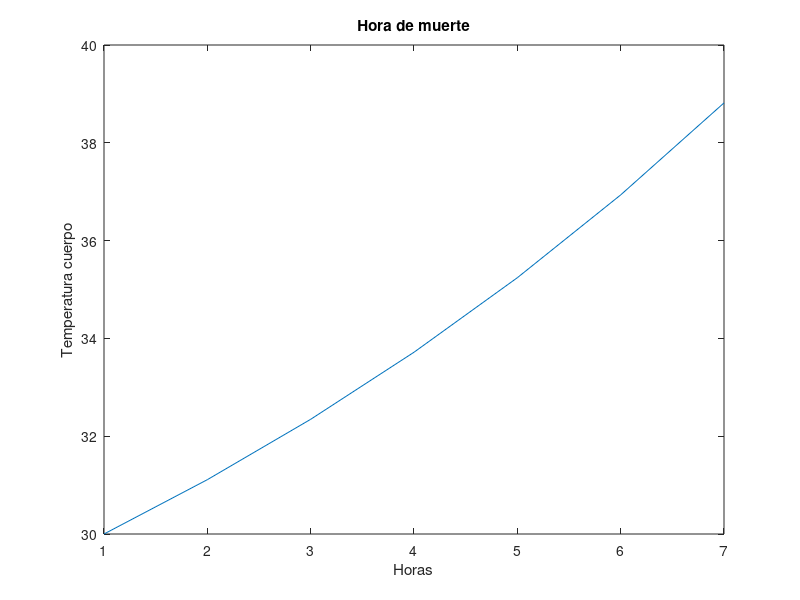

This figure's MATLAB source: (Note: this script raises an error after producing the figure.)

%============================Punto 1=======================================

clear,clc;

n=1; %Se asigna el inicio del tiempo

T=[30]; %Se guarda el T inicial en un vector. 

R=20; %Temperatura ambiente

T(n+1)=31.111;
%Temperatura después de una hora. 

k =(T(n+1)-T(1))/(R-T(1));
%Se despeja la constante k de la Ley de enfriamiento

while T(n)<37 %El ciclo sigue hasta que la T° del cuerpo sea igual a 37°
    T(n+1)=T(n)+(k*(R-T(n)));%Ley enfriamiento de Newton
    n=n+1; %Para recorrer hora por hora el ciclo. 
end

plot (T) %Se grafica el vector T
xlabel('Horas')
ylabel('Temperatura cuerpo')
title('Hora de muerte')


%============================Punto 2=======================================
clear,clc;

% Espacio de estados ==========================================

A = [0,1;1,1]; % Declaracion de la matriz de solucion A
X = [1;1]; % Declaracion del vector del caso base
k = 10; % Numero de iteraciones 
%{
Declaracion de la variable res (matriz) que va a almacenar el resultado de
la funcion fibonacci a la cual le entran los parametros A,k,X
%}
res = fibonacci(A,k,X); 

% Grafica solucion por espacio de estados =================================

figure % Se usa figure para separar las salidas de las graficas
%{
La funcion plot grafica la primera fila de res que contiene la sucesion de 
fibonacci en un tiempo de 1 a k
%}
plot((1:k), res(1,:)); 
xlabel('Iteraciones'); % Se nombra el eje x como iteraciones
ylabel('Sucesion'); % Se nombra el eje y como sucesion
grid on; % Se activa la cuadricula

% Solución Analitica ==========================================

i=1;
x = [1;1];
res2 = anaFibonacci(A,i,X, x);

% Grafica solucion analitica ==================================

figure % Se usa figure para separar las salidas de las graficas
%{
La funcion plot grafica la primera fila de res2 que contiene la sucesion de 
fibonacci en un tiempo de 1 a k
%}
plot((1:k), res2(1,:));  
xlabel('Iteraciones'); % Se nombra el eje x como iteraciones
ylabel('Sucesion'); % Se nombra el eje y como sucesion
grid on; % Se activa la cuadricula


%============================Punto 3=======================================

clear,clc;

 %Primero se asian los valores de x, y y el número de solucione y se llama
 %la función creada
  [x1,y1]=punto_3(0.125,0.25,70);
  [x2,y2]=punto_3(0.125,0.35,8);
  [x3,y3]=punto_3(0.125,0.15,70);
 %Graficamos las trayectorias de los sistemas por separado
  figure
  hold on
  plot(x1)
  plot(y1)
  legend("x1","y1")
  

  figure
  hold on
  plot(x2)
  plot(y2)
  legend("x2","y2")


  figure
  hold on
  plot(x3)
  plot(y3)
  legend("x3","y3")

  %Graficamos las trayectorias de los sistemas juntas

  figure
  hold on
  plot(y1)
  plot(y2)
  plot(y3)
  legend("y1","y2", "y3")
  figure
  hold on
  plot(x1)
  plot(x2)
  plot(x3)
  legend("x1","x2", "x3")

%============================Punto 4=======================================

% Limpia la ventana de comandos y las variables en el entorno
clc, clear;

% Carga los datos desde el archivo "buildingData.mat" al entorno
load("buildingData.mat")

%i)

%{
Crea un vector de tiempo que va desde 0 hasta 20 segundos con intervalos
 de tiempo Ts
%}
t = 0:Ts:20; 

qp = [0; 0]; % Define el vector de posiciones de los pisos
qv = [0; 0]; % Define el vector de velocidades de los pisos

x = [qp; qv]; % Crea un vector x con los vectores qp y qv en una matriz

% Comienza un loop para calcular las soluciones en un rango k:length(t)
for k = 2:length(t)
    % Calcula la siguiente solución y la agrega a la matriz x
    x(:, end+1) = Ad * x(:, end) + E * w(k); 
    qp(:, end+1) = x(1, end); % Almacena la posición del piso en qp
    qv(:, end+1) = x(2, end); % Almacena la velocidad del piso en qv
end

figure % Crea una nueva figura para la gráfica
% Grafica la posición de los pisos en función del tiempo
plot((1:length(t)), qp); 
hold on % Permite superponer múltiples gráficas en la misma figura
% Grafica la velocidad de los pisos en función del tiempo
plot((1:length(t)), qv); 
xlabel('Tiempo'); % Etiqueta el eje x como tiempo
ylabel('Posicion y Velocidad'); % Etiqueta el eje posicion y velocidad
legend('Posicion', 'Velocidad');
grid on; % Activa la cuadrícula en la gráfica

%ii)

qp1 = [0; 0]; % Declara el vector de posiciones de los pisos
qv1 = [0; 0]; % Declara el vector de velocidades de los pisos

x1 = [qp1; qv1]; % Crea un nuevo vector x para el segundo caso

%{ 
Comienza otro bucle para calcular las soluciones con una señal externa 
u(k) = -F*x(k)
%}
for k = 2:length(t)
    % Calcula la siguiente solución con la señal externa y la agrega a la matriz x1
    x1(:, end+1) = Ad * x1(:, end) + Bd * (-F * x1(:, end)) + E * w(k); 
    qp1(:, end+1) = x1(1, end); % Almacena la posición del piso en qp1
    qv1(:, end+1) = x1(2, end); % Almacena la velocidad del piso en qv1
end

figure % Crea una nueva figura para la segunda gráfica
% Grafica la posición de los pisos en función del tiempo
plot((1:length(t)), qp1); 
hold on % Permite superponer múltiples gráficas en la misma figura
% Grafica la velocidad de los pisos en función del tiempo (segundo caso)
plot((1:length(t)), qv1); 
xlabel('Tiempo'); % Etiqueta el eje x como tiempo
ylabel('Posicion y Velocidad'); % Etiqueta el eje posicion y velocidad
legend('Posicion', 'Velocidad');
grid on; % Activa la cuadrícula en la segunda gráfica


%iii)

figure % Crea una nueva figura para la segunda gráfica
% Grafica la posición de los pisos en función del tiempo
plot((1:length(t)), qp(1,:)); 
hold on % Permite superponer múltiples gráficas en la misma figura
% Grafica la velocidad de los pisos en función del tiempo (segundo caso)
plot((1:length(t)), qp1(1,:)); 
xlabel('Tiempo'); % Etiqueta el eje x como tiempo
ylabel('Movimiento'); % Etiqueta el eje movimiento
legend('i)', 'ii)');
grid on; % Activa la cuadrícula en la segunda gráfica


%iv)

figure % Crea una nueva figura para la segunda gráfica
% Grafica la posición de los pisos en función del tiempo (primer caso)
plot((1:length(t)), qp); 
hold on % Permite superponer múltiples gráficas en la misma figura
% Grafica la posición de los pisos en función del tiempo (segundo caso)
plot((1:length(t)), qp1); 
xlabel('Tiempo'); % Etiqueta el eje x como tiempo
ylabel('Posicion'); % Etiqueta el eje y como posición
legend('i', 'ii'); % Agrega una leyenda para las dos líneas
grid on; % Activa la cuadrícula en la segunda gráfica


% =========================== FUNCIONES ===================================

%============================Punto 1=======================================


%============================Punto 2=======================================

% Funcion analitica Fibonacci =============================================

%{
Se declara la funcion anaFibonacci que recibe como parametros: A,i,X y x.
La funcion realizara un llamado recursivo para hacer 10 iteraciones donde
se aplicara la formula de la solucion analitica a cada valor de i y se
guardara en la variable matriz x en cada iteracion.
%}
function x = anaFibonacci(A,i,X, x)

    if i ~= 10 % Condicional que declara el numero de iteraciones
        y = A^i*X; % Aplicacion de la solucion analitica
        x(:,end+1) = y; % Se guarda el resultado al final de x
        x = anaFibonacci(A,i+1,X, x); % Llamado recursivo a la funcion
      
    end
end

% Funcion estados Fibonacci ===============================================

%{
Se declara la funcion anaFibonacci que recibe como parametros: A,i y X. La 
funcion realizara un llamado recursivo para hacer k iteraciones donde
aplicara la representación en espacio de estados de fibonacci usando el
ultimo vector calculado de x para calcular el proximo
%}
function X = fibonacci(A,k,X)

    if k == 1 % Declaracion del caso recursivo

    else
        x = A*X(:,end); % Aplicacion de la forma de espacio de estados
        X(:, end+1) = x; % Se guarda en la variable X el resultado de x
        X = fibonacci(A,k-1,X); % Llamado recursivo a la funcion
      
    end
end


%============================Punto 3=======================================

%La función recibe como parametro tres variables, que son el valor de x y y
%y el número de soluciones y retorna un vector
function [x,y]= punto_3(vx, vy, s)
%el valor inicial del alpha(a) y beta(b), es el mismo para todo el sistema
%y s es el numero de soluciones que se solicitan
    a=0.5;
    b=0.5;
    s=s;
    %x(1) es la psoición 1 del vector x que contiene l parámetro ingredado
    %para x y y(1) es la posición 1 del vector y que contiene el parametro
    %ingresado para y
    x(1)=vx;
    y(1)=vy;
    %Con el condiconal for aseguramos aumentar la posición del vector y en
    %cada una de estas almacenar el resultado de la operación realizada
    for i=1:s
          x(i+1)=a* x(i) + y(i)*y(i);
          y(i+1)= x(i)+ b*y(i);
    end

end
